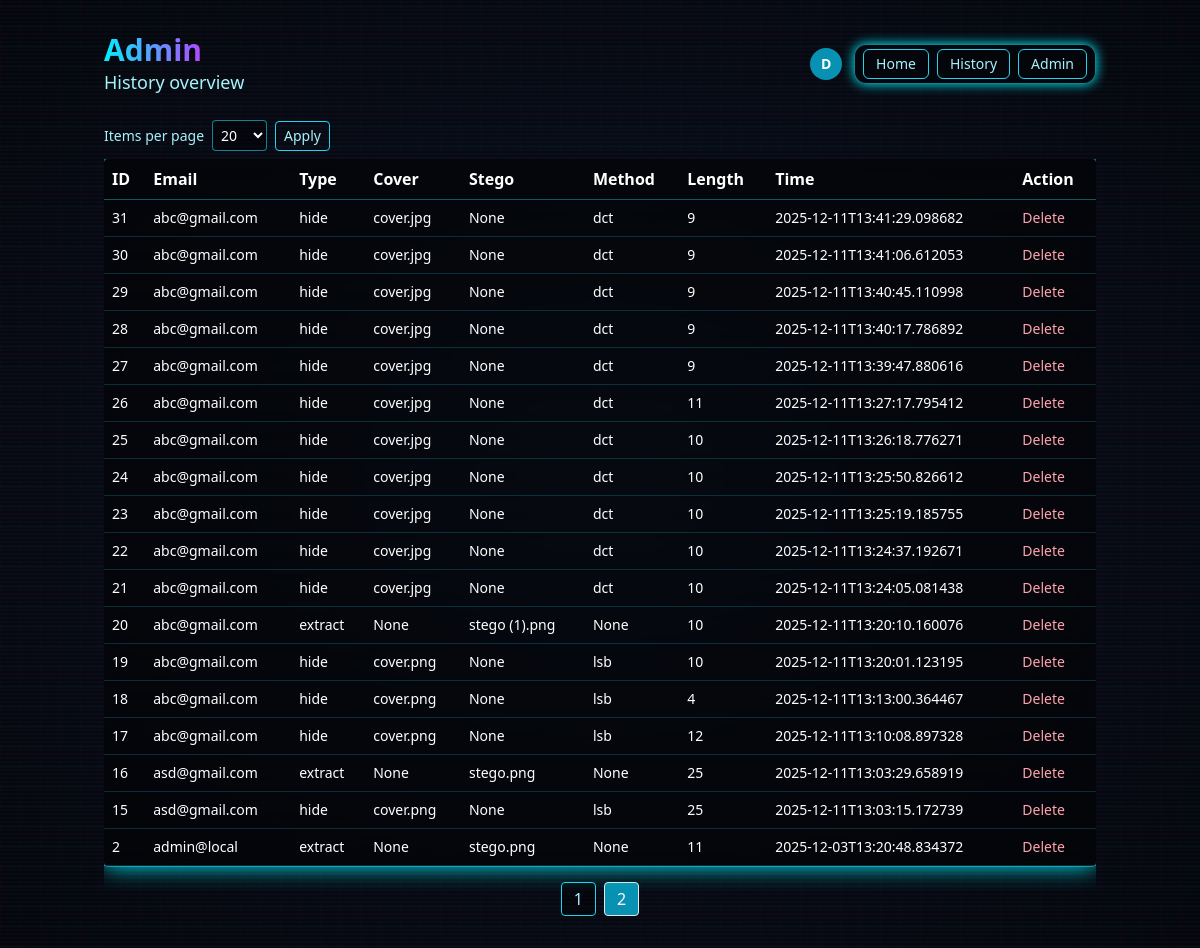
The app's page /admin/history?page=2&limit=20 (signed in) with its own data.
### tables this page shows
CREATE TABLE history (
            id INTEGER PRIMARY KEY AUTOINCREMENT,
            email TEXT NOT NULL,
            type TEXT NOT NULL,
            cover TEXT,
            stego TEXT,
            method TEXT,
            length INTEGER,
            time TEXT NOT NULL
        );

### app.py (the view)
    def wrapper(*args, **kwargs):
        if not session.get("user"):
            return redirect(url_for("login"))
        return fn(*args, **kwargs)

### app.py (called while the page is built)
def get_db():
    conn = sqlite3.connect(DB_PATH)
    conn.row_factory = sqlite3.Row
    return conn

def login_required(fn):
    def wrapper(*args, **kwargs):
        if not session.get("user"):
            return redirect(url_for("login"))
        return fn(*args, **kwargs)
    wrapper.__name__ = fn.__name__
    return wrapper

def is_admin() -> bool:
    u = session.get("user") or {}
    return (u.get("role") or "user") == "admin"

@app.get("/admin/history")
@login_required
def admin_history():
    if not is_admin():
        return redirect(url_for("index"))
    page = int(request.args.get("page", "1") or "1")
    try:
        limit = int(request.args.get("limit", "20") or "20")
    except Exception:
        limit = 20
    if limit not in (20, 50, 100):
        limit = 20
    offset = (page - 1) * limit
    conn = get_db()
    total = conn.execute("SELECT COUNT(*) AS c FROM history").fetchone()["c"]
    cur = conn.execute(
        "SELECT id, email, type, cover, stego, method, length, time FROM history ORDER BY id DESC LIMIT ? OFFSET ?",
        (limit, offset),
    )
    rows = [dict(r) for r in cur.fetchall()]
    conn.close()
    pages = (total + limit - 1) // limit
    return render_template("admin_history.html", user=session.get("user"), items=rows, page=page, pages=pages, limit=limit)

### templates/admin_history.html (shortened to what this page needs)
<!doctype html>
<html lang="en">
<head>
  <script src="https://cdn.tailwindcss.com"></script>
</head>
<body class="text-white relative">
  <div class="absolute inset-0 -z-10">
    <div class="h-full w-full" style="background: radial-gradient(ellipse at center, #0a0f1f 0%, #050914 40%, #02040a 100%);"></div>
    <div class="absolute inset-0 opacity-30" style="background-image: repeating-linear-gradient(0deg, rgba(0,240,255,0.08) 0 2px, transparent 2px 20px), repeating-linear-gradient(90deg, rgba(255,0,255,0.06) 0 2px, transparent 2px 20px); background-size: 100% 100%; animation: gridShift 12s linear infinite;"></div>
    <div class="absolute inset-0" style="background-image: linear-gradient(transparent, rgba(255,255,255,0.03) 50%, transparent); background-size: 100% 4px; animation: scan 6s linear infinite;"></div>
  </div>
  <div class="max-w-5xl mx-auto py-8 px-4">
    <div class="flex items-center justify-between">
      <h1 class="leading-tight">
        <span class="block text-2xl md:text-3xl font-extrabold bg-clip-text text-transparent" style="background-image: linear-gradient(90deg,#00f0ff,#ff00ff)">Admin</span>
        <span class="block text-cyan-200 md:text-lg">History overview</span>
      </h1>
      <div class="flex items-center gap-3 text-sm">
        <a href="/profile" class="h-8 w-8 rounded-full bg-cyan-600 text-white flex items-center justify-center font-semibold">
          {{ (user.name if user else '')[:1]|upper }}
        </a>
        <div class="flex items-center gap-2 rounded-xl border border-cyan-400/60 bg-black/40 backdrop-blur px-2 py-1 shadow-[0_0_12px_#00f0ff]">
          <a href="/" class="inline-flex items-center gap-1 rounded-md border border-cyan-400 px-3 py-1 text-cyan-200 hover:bg-cyan-300 hover:text-black">Home</a>
          <a href="/history" class="inline-flex items-center gap-1 rounded-md border border-cyan-400 px-3 py-1 text-cyan-200 hover:bg-cyan-300 hover:text-black">History</a>
          <a href="/admin/history" class="inline-flex items-center gap-1 rounded-md border border-cyan-400 px-3 py-1 text-cyan-200 hover:bg-cyan-300 hover:text-black">Admin</a>
        </div>
      </div>
    </div>
    <div class="mt-6">
      <form method="get" action="/admin/history" class="mb-2 flex items-center gap-2 text-sm">
        <label class="text-cyan-200">Items per page</label>
        <select name="limit" class="rounded border border-cyan-400/60 bg-black/40 text-white p-1">
          <option value="20" {{ 'selected' if limit == 20 else '' }}>20</option>
        </select>
        <button class="rounded border border-cyan-400 px-2 py-1 text-cyan-200 hover:bg-cyan-300 hover:text-black">Apply</button>
      </form>
      <div class="overflow-auto">
        <table class="min-w-full bg-black/50 backdrop-blur rounded shadow-[0_0_24px_#00f0ff] ring-1 ring-cyan-400/50">
          <thead>
            <tr class="text-left border-b border-cyan-400/40">
              <th class="p-2">ID</th>
              <th class="p-2">Email</th>
              <th class="p-2">Type</th>
              <th class="p-2">Cover</th>
              <th class="p-2">Stego</th>
              <th class="p-2">Method</th>
              <th class="p-2">Length</th>
              <th class="p-2">Time</th>
              <th class="p-2">Action</th>
            </tr>
          </thead>
          <tbody>
            {% for it in items %}
            <tr class="border-b border-cyan-400/20 text-sm">
              <td class="p-2">{{ it.id }}</td>
              <td class="p-2">{{ it.email }}</td>
              <td class="p-2">{{ it.type }}</td>
              <td class="p-2">{{ it.cover }}</td>
              <td class="p-2">{{ it.stego }}</td>
              <td class="p-2">{{ it.method }}</td>
              <td class="p-2">{{ it.length }}</td>
              <td class="p-2">{{ it.time }}</td>
              <td class="p-2">
                <form method="post" action="/admin/history/delete/{{ it.id }}">
                  <button class="text-rose-300">Delete</button>
                </form>
              </td>
            </tr>
            {% endfor %}
          </tbody>
        </table>
        {% if pages and pages > 1 %}
        <div class="mt-4 flex justify-center">
          {% for p in range(1, pages + 1) %}
          <a href="/admin/history?page={{ p }}&limit={{ limit }}" class="px-3 py-1 mx-1 rounded border {{ 'bg-cyan-600 text-white' if p == page else 'bg-black/40 text-cyan-200 border-cyan-400' }}">{{ p }}</a>
          {% endfor %}
        </div>
        {% endif %}
      </div>
    </div>
  </div>
</body>
</html>

### records on screen
history: id "31", email "abc@gmail.com", type "hide", cover "cover.jpg", stego "None", method "dct", length "9", time "2025-12-11T13:41:29.098682"
history: id "30", email "abc@gmail.com", type "hide", cover "cover.jpg", stego "None", method "dct", length "9", time "2025-12-11T13:41:06.612053"
history: id "29", email "abc@gmail.com", type "hide", cover "cover.jpg", stego "None", method "dct", length "9", time "2025-12-11T13:40:45.110998"
history: id "28", email "abc@gmail.com", type "hide", cover "cover.jpg", stego "None", method "dct", length "9", time "2025-12-11T13:40:17.786892"
history: id "27", email "abc@gmail.com", type "hide", cover "cover.jpg", stego "None", method "dct", length "9", time "2025-12-11T13:39:47.880616"
history: id "26", email "abc@gmail.com", type "hide", cover "cover.jpg", stego "None", method "dct", length "11", time "2025-12-11T13:27:17.795412"
history: id "25", email "abc@gmail.com", type "hide", cover "cover.jpg", stego "None", method "dct", length "10", time "2025-12-11T13:26:18.776271"
history: id "24", email "abc@gmail.com", type "hide", cover "cover.jpg", stego "None", method "dct", length "10", time "2025-12-11T13:25:50.826612"
history: id "23", email "abc@gmail.com", type "hide", cover "cover.jpg", stego "None", method "dct", length "10", time "2025-12-11T13:25:19.185755"
history: id "22", email "abc@gmail.com", type "hide", cover "cover.jpg", stego "None", method "dct", length "10", time "2025-12-11T13:24:37.192671"
history: id "21", email "abc@gmail.com", type "hide", cover "cover.jpg", stego "None", method "dct", length "10", time "2025-12-11T13:24:05.081438"
history: id "20", email "abc@gmail.com", type "extract", cover "None", stego "stego (1).png", method "None", length "10", time "2025-12-11T13:20:10.160076"
history: id "19", email "abc@gmail.com", type "hide", cover "cover.png", stego "None", method "lsb", length "10", time "2025-12-11T13:20:01.123195"
history: id "18", email "abc@gmail.com", type "hide", cover "cover.png", stego "None", method "lsb", length "4", time "2025-12-11T13:13:00.364467"
history: id "17", email "abc@gmail.com", type "hide", cover "cover.png", stego "None", method "lsb", length "12", time "2025-12-11T13:10:08.897328"
history: id "16", email "asd@gmail.com", type "extract", cover "None", stego "stego.png", method "None", length "25", time "2025-12-11T13:03:29.658919"
history: id "15", email "asd@gmail.com", type "hide", cover "cover.png", stego "None", method "lsb", length "25", time "2025-12-11T13:03:15.172739"
history: id "2", email "admin@local", type "extract", cover "None", stego "stego.png", method "None", length "11", time "2025-12-03T13:20:48.834372"

### other values on screen
{{ (user.name if user else '')[:1]|upper }} "D"
{{ p }} "1" "2"
